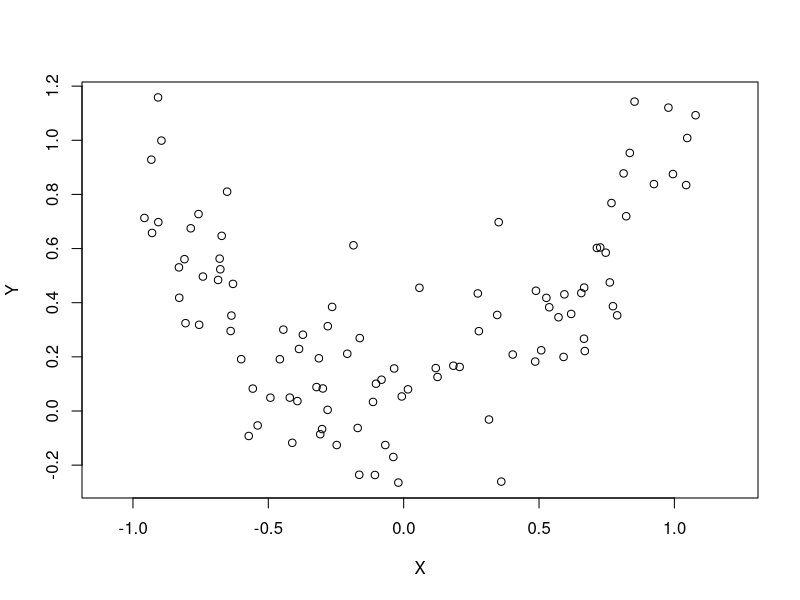
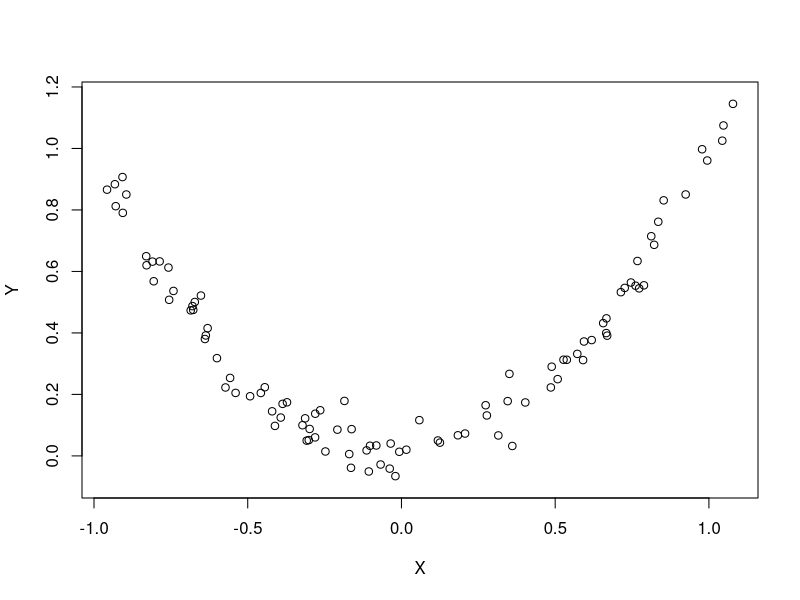
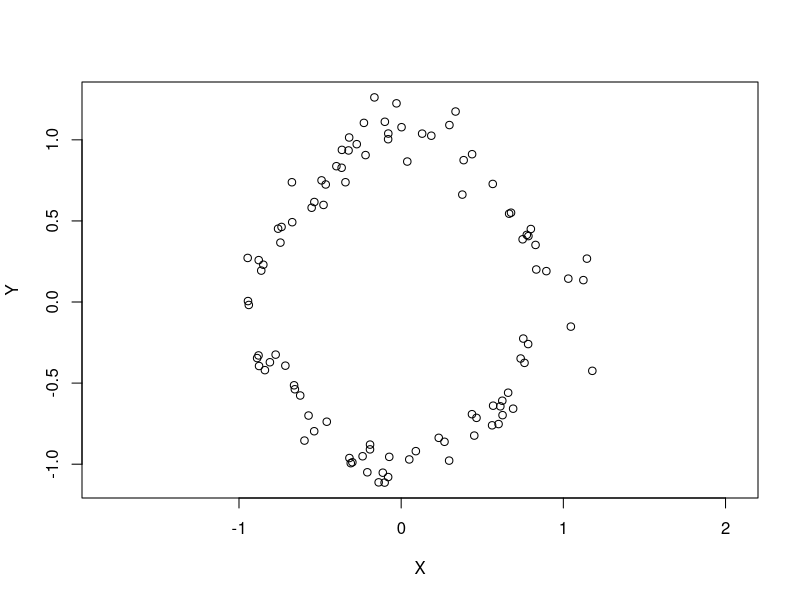
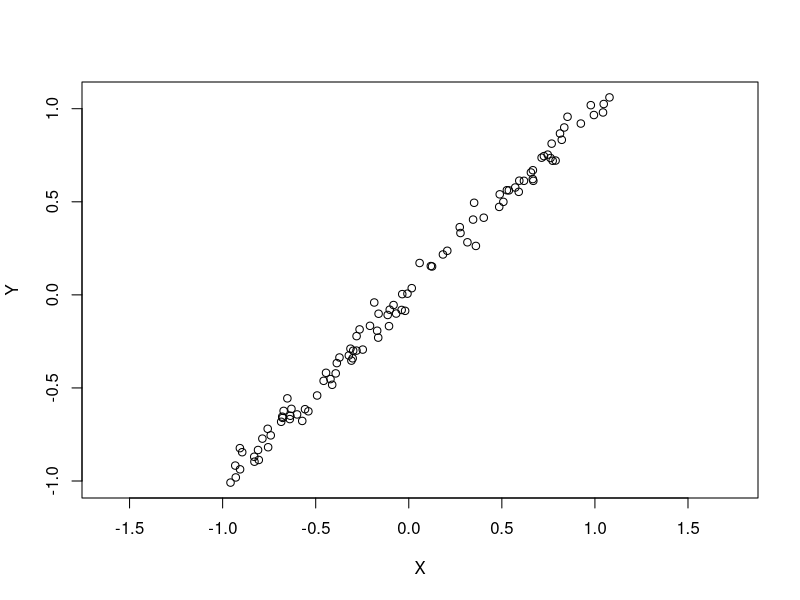
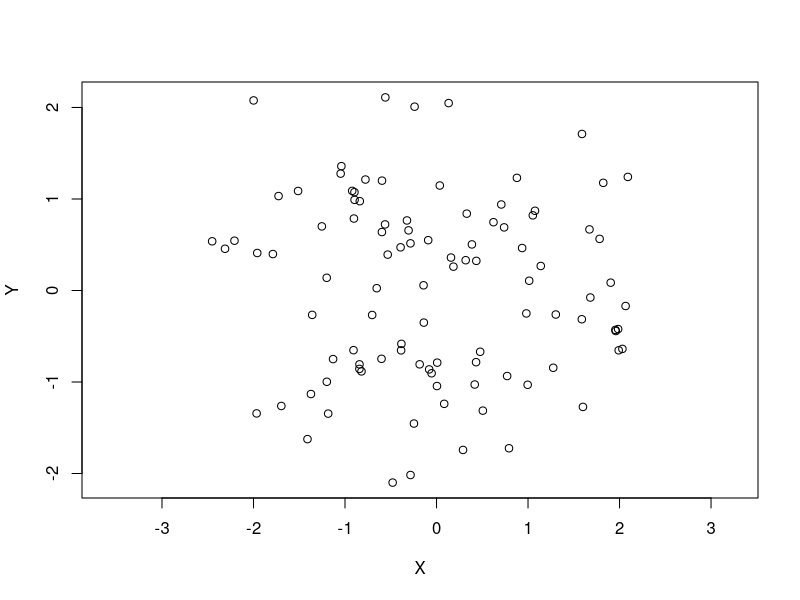
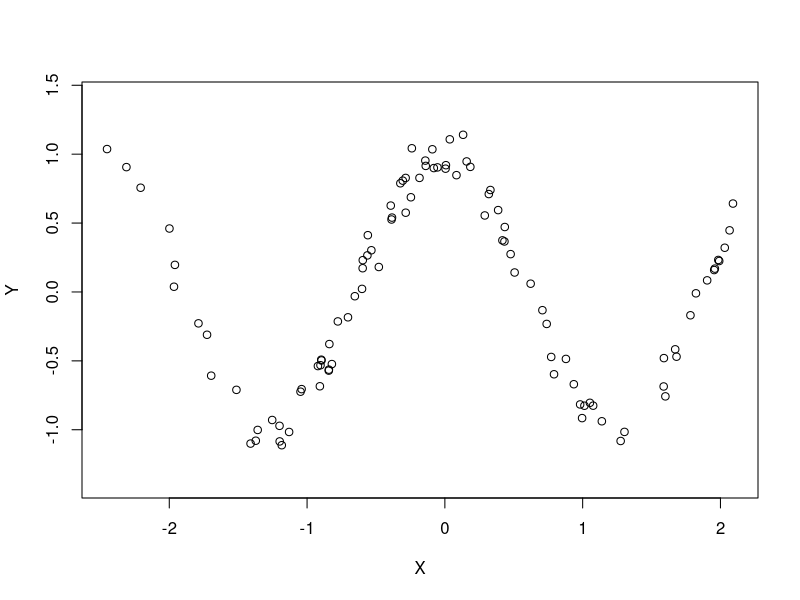
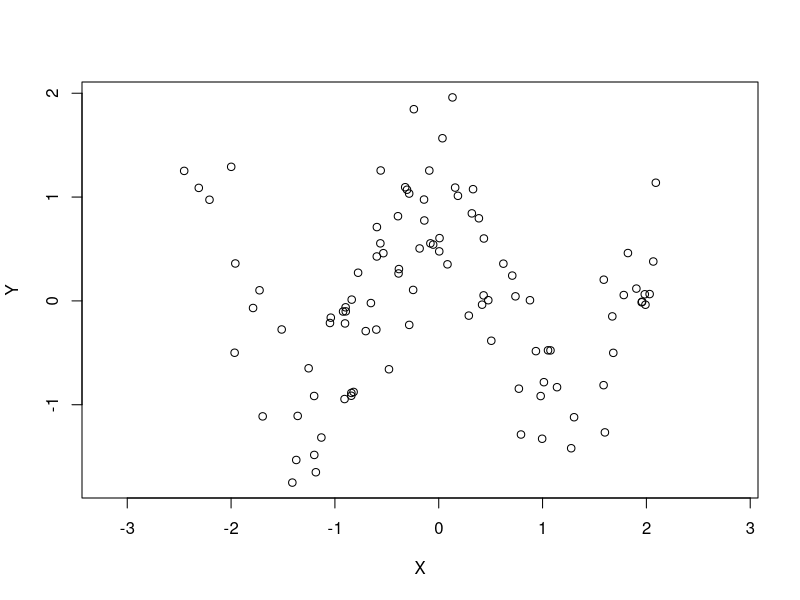

Source code (R) for these figures, in order:
## ---- chunk 1
# library(energy)
# energy::dcov
distance_cov = function(X, Y){
    stopifnot(length(X) == length(Y))
    n = length(X)
    a = abs(matrix(rep(X, n), nrow=n, byrow=T) - matrix(rep(X, n), nrow=n))  # a[j,k] = ||X[j] - X[k]||
    b = abs(matrix(rep(Y, n), nrow=n, byrow=T) - matrix(rep(Y, n), nrow=n))
    ad = apply(a, 1, mean)  # aj. = a.k
    add = sum(a) / (n*n)
    bd = apply(b, 1, mean)  # bj. = b.k
    bdd = sum(b) / (n*n)
    A = a - matrix(rep(ad, n), ncol=n) - matrix(rep(ad, n), ncol=n, byrow=T) + add   # A[j,k] = a[j,k] - a[j,.] - a[.,k] + a[..]
    B = b - matrix(rep(bd, n), ncol=n) - matrix(rep(bd, n), ncol=n, byrow=T) + bdd
    return(sqrt(sum(A*B)/n^2))
}

distance_corr = function(X, Y){
    return(
        distance_cov(X,Y) / sqrt(distance_cov(X,X)*distance_cov(Y,Y))
        )
}
## ---- chunk 2
set.seed(2)
n = 100
X = runif(n, -1, 1) + rnorm(n, 0, 0.05)
Y = X^2 + rnorm(n, 0, 0.2)
plot(X, Y, asp=1)
distance_corr(X, Y)
## ---- chunk 3
set.seed(2)
n = 100
X = runif(n, -1, 1) + rnorm(n, 0, 0.05)
Y = X^2 + rnorm(n, 0, 0.05)
plot(X, Y, asp=1)
distance_corr(X, Y)
## ---- chunk 4
set.seed(2)
n = 100
X = runif(n, -1, 1) + rnorm(n, 0, 0.1)
Y1 = X[1:(n/2)]^2 + rnorm(n/2, 0, 0.1) - 1
Y2 = (-1)*X[((n/2)+1):n]^2 + rnorm(n/2, 0, 0.1) + 1
Y = c(Y1, Y2)
plot(X, Y, asp=1)
distance_corr(X, Y)
## ---- chunk 5
set.seed(2)
n = 100
X = runif(n, -1, 1) + rnorm(n, 0, 0.05)
Y = X + rnorm(n, 0, 0.05)
plot(X, Y, asp=1)
distance_corr(X, Y)
## ---- chunk 6
set.seed(2)
n = 100
X = rnorm(n, 0, 1)
Y = rnorm(n, 0, 1)
plot(X, Y, asp=1)
distance_corr(X, Y)
## ---- chunk 7
set.seed(2)
n = 100
X = rnorm(n, 0, 1)
Y = sin(X*2.5+1.6) + rnorm(n, 0, 0.1)
plot(X, Y, asp=1)
distance_corr(X, Y)
## ---- chunk 8
set.seed(2)
n = 100
X = rnorm(n, 0, 1)
Y = sin(X*2.5+1.6) + rnorm(n, 0, 0.5)
plot(X, Y, asp=1)
distance_corr(X, Y)
